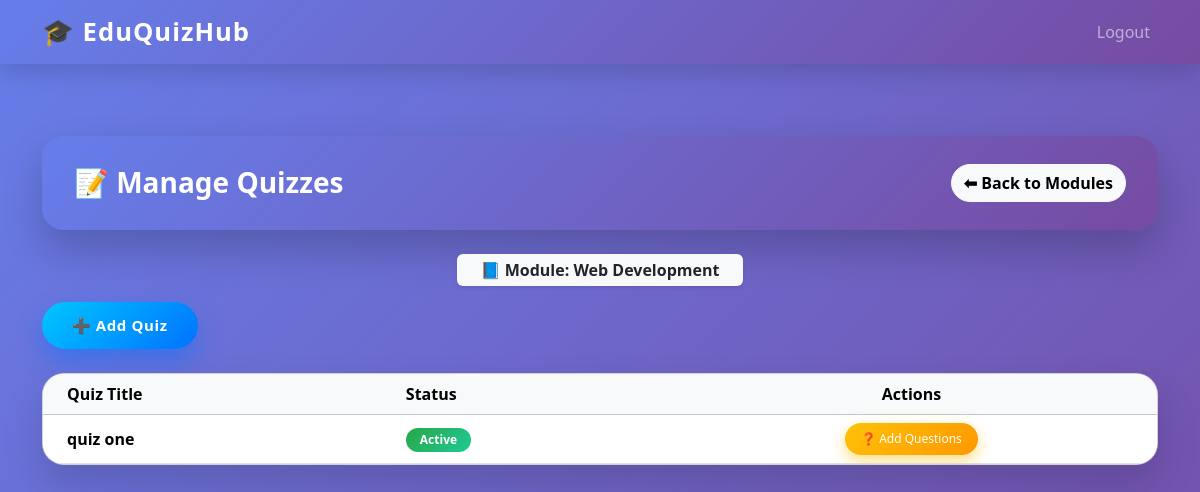
The page /admin/module/1/quizzes (signed in) on the database as committed earlier.
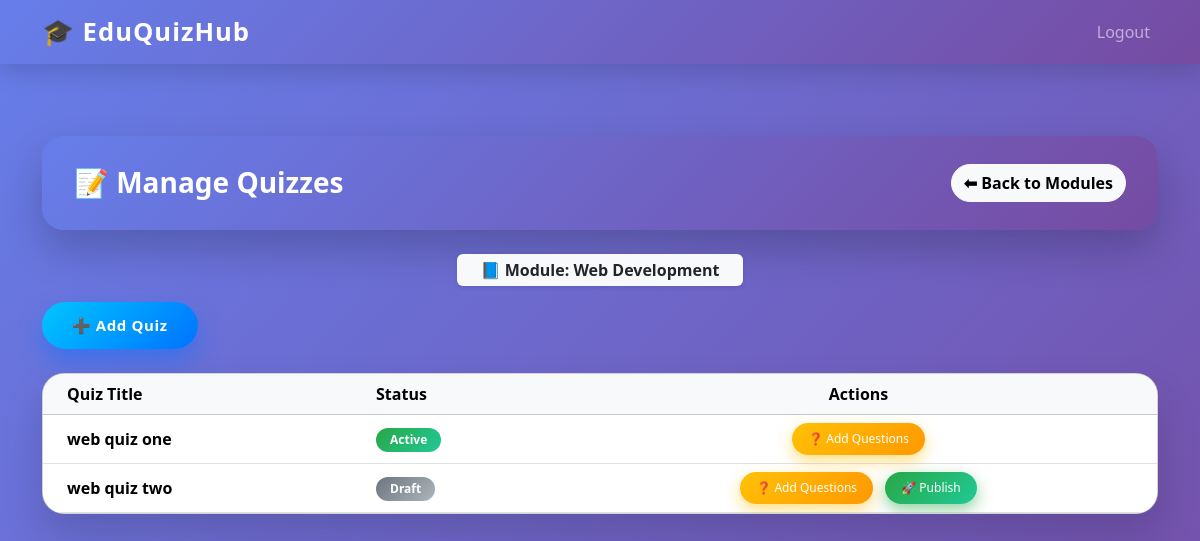
The same page on the database as committed later.
### tables this page shows
CREATE TABLE quizzes (
    id INTEGER PRIMARY KEY AUTOINCREMENT,
    module_id INTEGER NOT NULL,
    title TEXT NOT NULL,
    time_limit INTEGER,
    is_active INTEGER DEFAULT 0,
    FOREIGN KEY (module_id) REFERENCES modules(id)
);

### app.py (the view)
@app.route("/admin/module/<int:module_id>/quizzes")
def module_quizzes_admin(module_id):
    if session.get("role") != "admin":
        return redirect(url_for("login"))
    conn = get_db_connection()
    quizzes = conn.execute(
        "SELECT * FROM quizzes WHERE module_id = ?",
        (module_id,)
    ).fetchall()
    module = conn.execute(
        "SELECT * FROM modules WHERE id = ?",
        (module_id,)
    ).fetchone()
    conn.close()
    return render_template(
        "admin_module_quizzes.html",
        quizzes=quizzes,
        module=module   # 👈 IMPORTANT
    )

### app.py (called while the page is built)
def get_db_connection():
    conn = sqlite3.connect("database.db")
    conn.row_factory = sqlite3.Row
    return conn

### templates/admin_module_quizzes.html (shortened to what this page needs)
{% extends "base.html" %}
{% block content %}
<div class="page-header mb-4 d-flex justify-content-between align-items-center">
    <h3 class="fw-bold mb-0 text-white">📝 Manage Quizzes</h3>
    <a href="{{ url_for('manage_modules') }}"
       class="btn btn-light btn-animated">
        ⬅ Back to Modules
    </a>
</div>
<div class="mb-3 text-center">
    <span class="badge bg-light text-dark fs-6 px-4 py-2 shadow-sm">
        📘 Module: <strong>{{ module.name }}</strong>
    </span>
</div>
<div class="mb-4">
    <a href="{{ url_for('add_quiz', module_id=module.id) }}"
       class="btn btn-add-quiz btn-animated">
        ➕ Add Quiz
    </a>
</div>
<div class="card table-card">
    <div class="card-body p-0">
        <table class="table table-hover align-middle mb-0">
            <thead class="table-light">
                <tr>
                    <th class="ps-4">Quiz Title</th>
                    <th>Status</th>
                    <th class="text-center">Actions</th>
                </tr>
            </thead>
            <tbody>
                {% for q in quizzes %}
                <tr>
                    <td class="fw-semibold ps-4">{{ q.title }}</td>
                    <td>
                        {% if q.is_active %}
                            <span class="badge badge-active">Active</span>
                        {% else %}
                            <span class="badge badge-draft">Draft</span>
                        {% endif %}
                    </td>
                    <td class="text-center">
                        <a href="{{ url_for('add_questions', quiz_id=q.id) }}"
                           class="btn btn-add-questions">
                            ❓ Add Questions
                        </a>
                        {% if not q.is_active %}
                        <a href="{{ url_for('publish_quiz', quiz_id=q.id) }}"
                           class="btn btn-publish ms-2">
                            🚀 Publish
                        </a>
                        {% endif %}
                    </td>
                </tr>
                {% else %}
                <tr>
                    <td colspan="3" class="text-center text-muted py-4">
                        No quizzes available.
                    </td>
                </tr>
                {% endfor %}
            </tbody>
        </table>
    </div>
</div>
{% endblock %}

Rows that differ between the two databases and show on the page:
changed quizzes: title "quiz one" → "web quiz one"
now on this page (row edited): quizzes: title "web quiz two", is_active "Draft"
